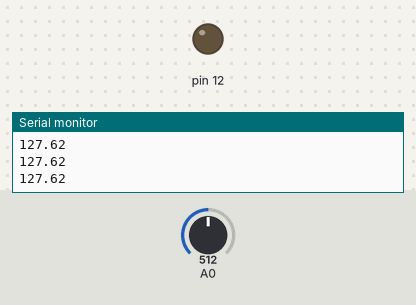
Recording of a sketch running on a simulated Arduino Uno, built with avr-gcc and run on an emulated ATmega328P. Shown: output pins drawn as LEDs (lit = HIGH), the last lines printed to the serial monitor. The test bench sets the inputs (shaded band); at power-on: A0 = 512.

Above: at 1.2 s.
1.3 s: A0 set to 523
At 2.5 s:
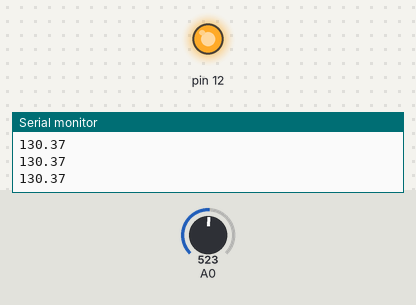
2.8 s: A0 set to 511
At 4.0 s:
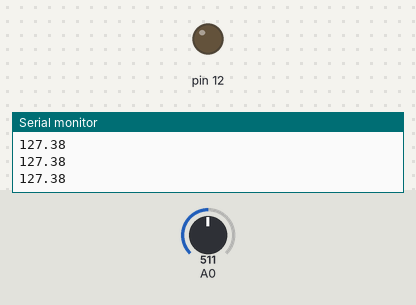
4.3 s: A0 set to 716
At 5.5 s:
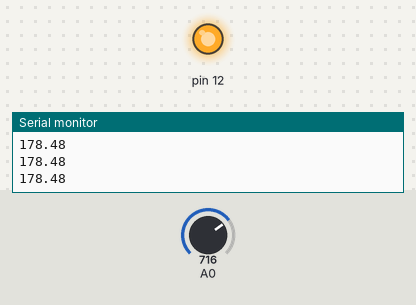
Timing chart, 0 to 7.3 s (numbered marks = the images above; inputs shaded):
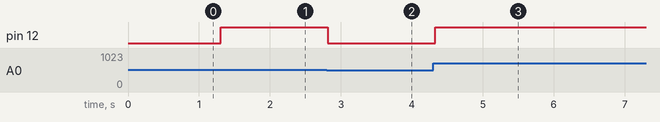

The sketch:

analog-read.ino
```cpp
float val; // variable to store the value read
float op;
void setup()
{
  Serial.begin(9600); //  setup serial
  pinMode(12, OUTPUT);
}

void loop()
{
  val = analogRead(A0); // read the input pin
  op = val * 255 / 1023;
  Serial.println(op, 2); // debug value
  analogWrite(12, op);
  delay(100);
}
```

Measured:
- the behaviour switches between 513 and 514 on A0 (found by bisection; images 0 and 1)
- after the input at 1.3 s, pin 12: LOW → HIGH at once
- after the input at 2.8 s, pin 12: HIGH → LOW at once
- after the input at 4.3 s, pin 12: LOW → HIGH at once
